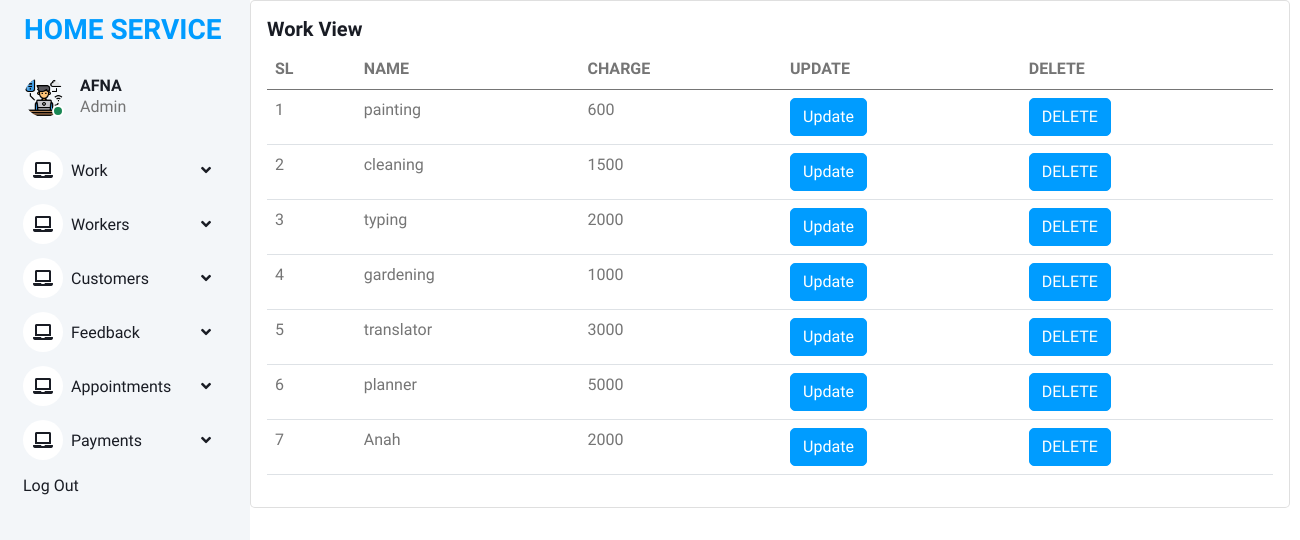
The app's page /work_view (signed in) with its own data.
### online_home_service_app/models.py (models this page shows, shortened)
class work(models.Model):
    name = models.CharField(max_length=100)
    charge = models.IntegerField()

### online_home_service_app/views.py (the view)
# urls.py: path("work_view",views.work_view,name="work_view"),
@login_required(login_url = 'logout')
def work_view(request):
    data = work.objects.all()
    return render(request,'admin/work_view.html',{'data':data})

### templates/admin/work_view.html (shortened to what this page needs)
{% extends "admin/admin base.html" %}
{% block content %}
<div class="card" style="width: 65rem;">
  <div class="card-body">
    <h5 class="card-title">Work View</h5>
<table class="table">
  <thead>
    <tr>
      <th scope="col">SL</th>
      <th scope="col">NAME</th>
      <th scope="col">CHARGE</th>
      <th scope="col">UPDATE</th>
      <th scope="col">DELETE</th>
    </tr>
  </thead>
  <tbody>
      {% for i in data %}
    <tr>
      <td>{{forloop.counter}}</td>
      <td>{{i.name}}</td>
        <td>{{i.charge}}</td>
       <td><a href="{% url 'update_work_view' i.id %}" class="btn btn-primary">Update</a> </td>
      <td><a href="{% url 'delete_work_view' i.id %}" class="btn btn-primary">DELETE</a> </td>
    </tr>
{% endfor %}
  </tbody>
  </table>
{% endblock %}

### static/static1/assets2/css/style.css (style rules this page uses)
:root { --primary: #009CFF; --light: #F3F6F9; --dark: #191C24; }
.btn { transition: .5s; }
.btn.btn-primary { color: #FFFFFF; }

### records on screen
work: name "painting", charge "600"
work: name "cleaning", charge "1500"
work: name "typing", charge "2000"
work: name "gardening", charge "1000"
work: name "translator", charge "3000"
work: name "planner", charge "5000"
work: name "Anah", charge "2000"
